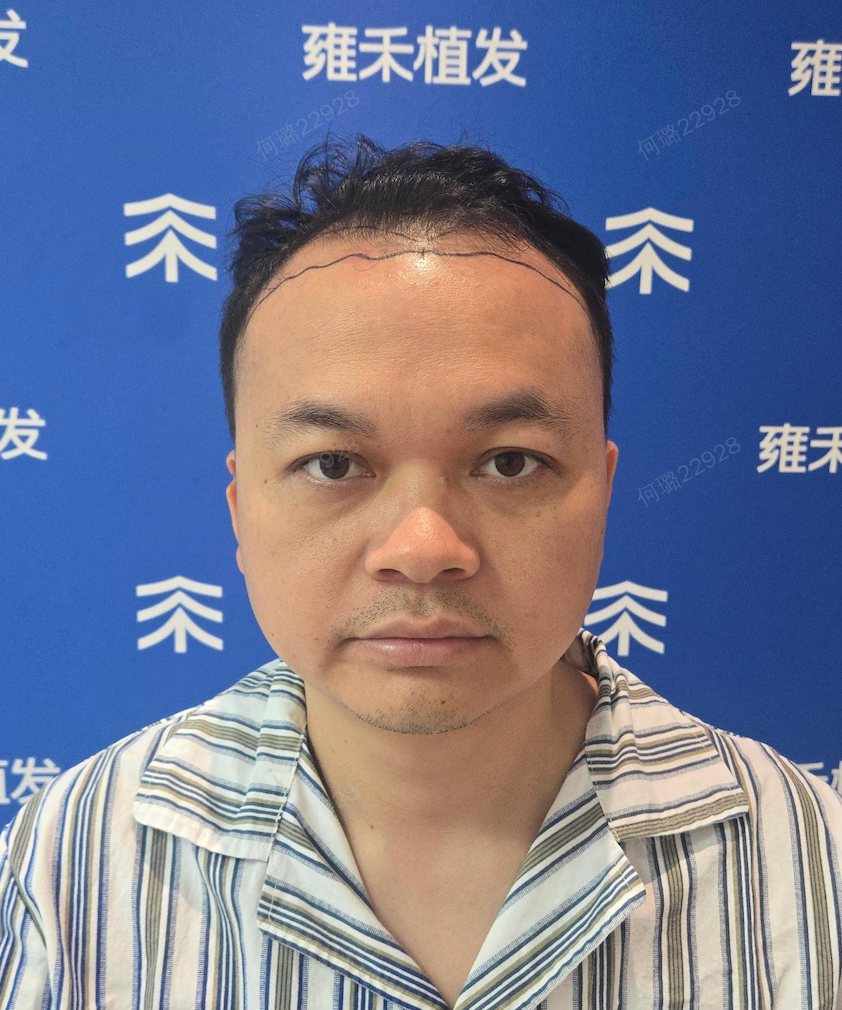
#> input picture test_image/input1.png, 842 x 1010 px, found by its file name
$ python analyze2.py
#> lines starting #> are read from the running program, lines starting #| are printed output that depends on the picture; after the words box and inside, x2 and y2 are one past the last pixel; in counts of white or black regions, pixels touching at a corner belong together
# -*- coding: utf-8 -*-
"""实验2：额头 ROI 内放大对比 + 黑帽响应上做动态规划单曲线提取"""
import cv2
import numpy as np

DIR = r"D:\headmark\test_image"
CASES = [("input1.png", "output1.png"), ("input3.JPG", "output3.png")]


def load_case(inp, out):
#> called with inp = 'input1.png', out = 'output1.png'
    img = cv2.imread(f"{DIR}\\{inp}")
#> img is the input picture: shape (1010, 842, 3); mean B, G, R 146.7, 121.9, 116.5
    gt = cv2.imread(f"{DIR}\\{out}")
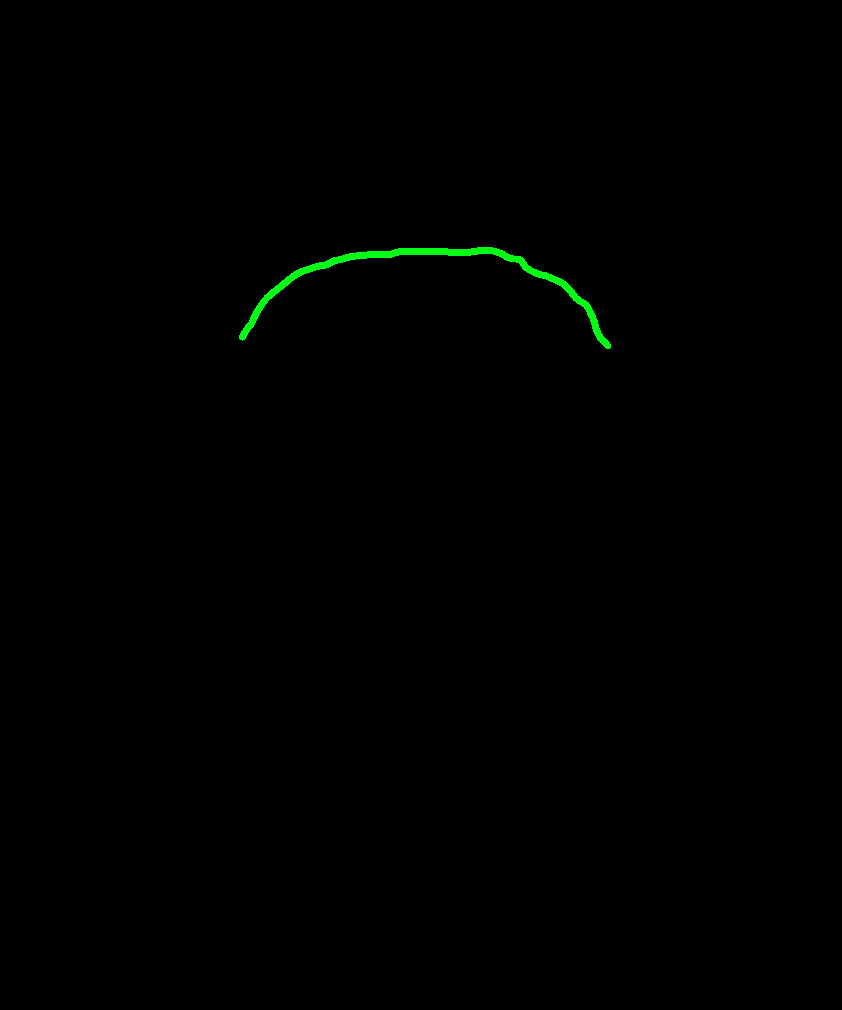
#> input picture test_image/output1.png, 842 x 1010 px, found by its file name
#> gt is the input picture: shape (1010, 842, 3); mean B, G, R 0.1, 0.9, 0
    if gt.shape[:2] != img.shape[:2]:
        gt = cv2.resize(gt, (img.shape[1], img.shape[0]), interpolation=cv2.INTER_NEAREST)
    b, g, r = cv2.split(gt.astype(np.int16))
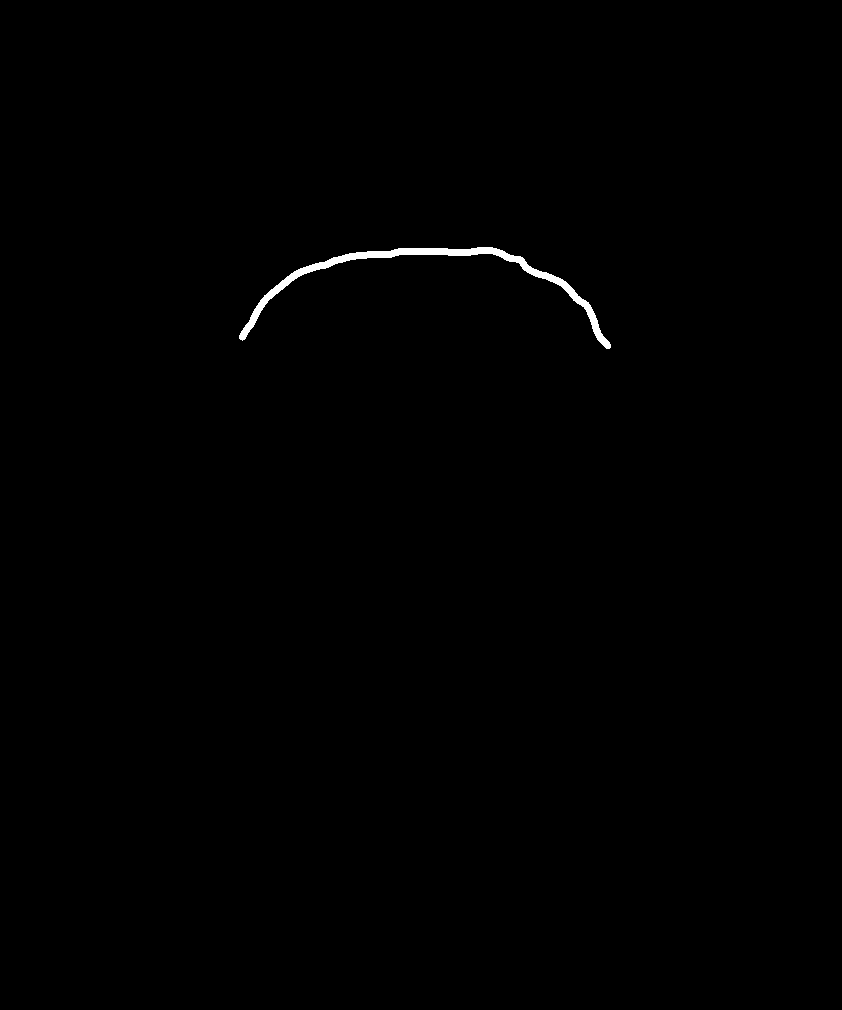
#> g: shape (1010, 842) int16; 0.37% white; 1 white region, box (x1, y1, x2, y2) and area: (239, 247, 611, 349) 3133
#> r: shape (1010, 842) int16; every value is 0
    gt_mask = ((g > 150) & (r < 120) & (b < 120)).astype(np.uint8) * 255
    return img, gt_mask


def forehead_roi(gt_mask, img_shape, pad_frac=0.35):
    """用 GT 包围盒外扩出额头 ROI（实际系统里由 step1-3 提供）"""
#> called with img_shape = (1010, 842, 3), pad_frac = 0.35
    ys, xs = np.where(gt_mask > 0)
#> ys = 3133 values from 247 to 348; xs = 3133 values, max 610 at index 3107, min 239 at index 2980, mean 427.1
    x0, x1, y0, y1 = xs.min(), xs.max(), ys.min(), ys.max()
#> x0 = 239; x1 = 610; y0 = 247; y1 = 348
    h, w = img_shape[:2]
    px = int((x1 - x0) * pad_frac)
#> px = 129
    py = int((y1 - y0) * 1.2 + 20)
#> py = 141
    return (max(0, x0 - px), max(0, y0 - py), min(w, x1 + px), min(h, y1 + py))


def blackhat_resp(img):
    gray = cv2.cvtColor(img, cv2.COLOR_BGR2GRAY)
    w = img.shape[1]
    k = max(15, int(w * 0.025) | 1)
    kernel = cv2.getStructuringElement(cv2.MORPH_ELLIPSE, (k, k))
    return cv2.morphologyEx(gray, cv2.MORPH_BLACKHAT, kernel)


def dp_trace(resp):
    """每列选一行，最大化累计响应，相邻列行号变化有平滑惩罚"""
    resp = resp.astype(np.float32)
    H, W = resp.shape
    smooth = 1.2  # 每偏移1像素的代价
    max_jump = 4
    cost = np.full((W, H), -1e9, dtype=np.float32)
    parent = np.zeros((W, H), dtype=np.int32)
    cost[0] = resp[:, 0]
    for x in range(1, W):
        best = np.full(H, -1e9, dtype=np.float32)
        arg = np.zeros(H, dtype=np.int32)
        for d in range(-max_jump, max_jump + 1):
            shifted = np.roll(cost[x - 1], d)
            if d > 0:
                shifted[:d] = -1e9
            elif d < 0:
                shifted[d:] = -1e9
            cand = shifted - smooth * abs(d)
            upd = cand > best
            best[upd] = cand[upd]
            arg[upd] = d
        cost[x] = best + resp[:, x]
        parent[x] = arg
    ys = np.zeros(W, dtype=np.int32)
    ys[-1] = int(np.argmax(cost[-1]))
    for x in range(W - 1, 0, -1):
        ys[x - 1] = ys[x] - parent[x][ys[x]]
    return ys


for inp, out in CASES:
    img, gt_mask = load_case(inp, out)
    x0, y0, x1, y1 = forehead_roi(gt_mask, img.shape)
#> x0 = 110; y0 = 106; x1 = 739; y1 = 489
    crop = img[y0:y1, x0:x1]
    gt_crop = gt_mask[y0:y1, x0:x1]
#> gt_crop: shape (383, 629); 1.3% white; 1 white region

    bh = blackhat_resp(img)[y0:y1, x0:x1]
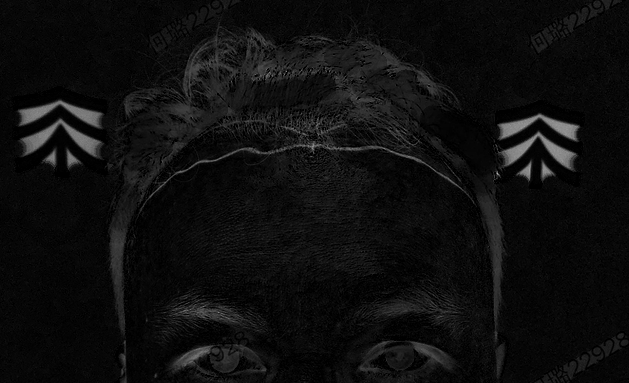
#> bh: shape (383, 629); min 0, max 177, mean 14.3
    # 限制 DP 搜索在 GT 横向范围内（实际系统中用发际线 landmark 横向范围）
    gxs = np.where(gt_crop.any(axis=0))[0]
#> gxs = 372 values from 129 to 500
    gx0, gx1 = gxs.min(), gxs.max()
#> gx0 = 129; gx1 = 500
    ys = dp_trace(bh[:, gx0:gx1 + 1])
#> after the loop in dp_trace, `for x in range(1, W):`:
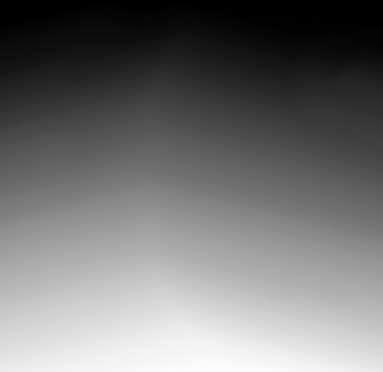
#> cost: shape (372, 383) float32; min 0, max 29309.2, mean 13254.2; drawn with min black and max white
#> after the loop in dp_trace, `for x in range(1, W):`:
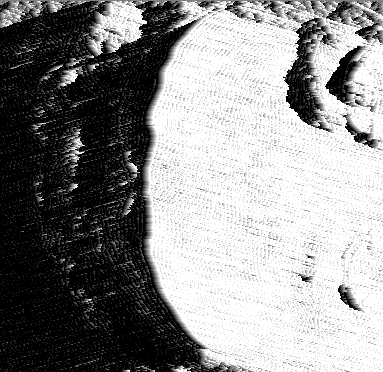
#> parent: shape (372, 383) int32; min -4, max 4, mean 0.438; drawn with min black and max white
#> after the loop in dp_trace, `for x in range(W - 1, 0, -1):`: ys = 372 values, max 204 at index 346, min 143 at index 195, mean 163.3

    # 评估：DP 曲线到 GT 中心线的平均距离
    gt_centers = {}
    for cx in range(gx0, gx1 + 1):
        rows = np.where(gt_crop[:, cx] > 0)[0]
        if len(rows):
            gt_centers[cx] = rows.mean()
#> this loop made 372 passes
#> rows on passes 1 to 3: [229, 230, 231, 232], [227, 228, 229, 230, 231, 232, 233], [225, 226, 227, 228, 229, 230, 231, 232, 233]
#> after the loop, gt_centers = 372 items
    dists = [abs(ys[cx - gx0] - gt_centers[cx]) for cx in gt_centers]
#> dists = 372 values, max 65 at index 368, min 0 at index 52, mean 5.69
    print(f"{inp}: DP曲线 vs GT 平均距离 {np.mean(dists):.1f}px, 中位数 {np.median(dists):.1f}px, 最大 {np.max(dists):.1f}px (ROI宽{gx1-gx0}px)")
#| input1.png: DP曲线 vs GT 平均距离 5.7px, 中位数 2.0px, 最大 65.0px (ROI宽371px)

    # 可视化：黑帽响应热力图 + GT绿 + DP红
    bh_vis = cv2.applyColorMap(cv2.normalize(bh, None, 0, 255, cv2.NORM_MINMAX).astype(np.uint8), cv2.COLORMAP_JET)
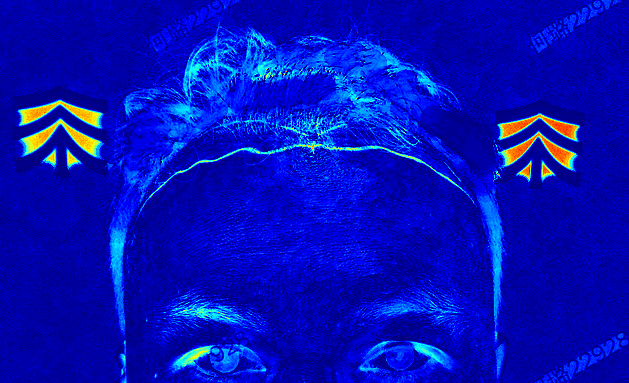
#> bh_vis: shape (383, 629, 3); mean B, G, R 184.8, 15.8, 3.9
    over = crop.copy()
    cnts, _ = cv2.findContours(gt_crop, cv2.RETR_EXTERNAL, cv2.CHAIN_APPROX_SIMPLE)
#> cnts = 1 contour; box (x1, y1, x2, y2) and area: (129, 141, 501, 243) 2720
    for vis_img in (bh_vis, over):
        cv2.drawContours(vis_img, cnts, -1, (0, 255, 0), 2)
        pts = np.array([[cx + gx0, ys[cx]] for cx in range(0, gx1 - gx0 + 1)])
        cv2.polylines(vis_img, [pts], False, (0, 0, 255), 2)
#> this loop made 2 passes
    grid = np.vstack([over, bh_vis])
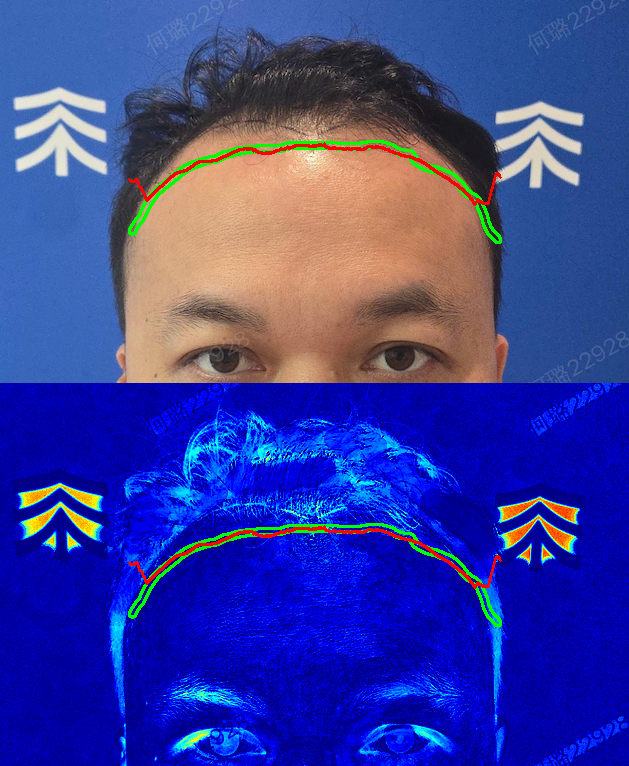
#> grid: shape (766, 629, 3); mean B, G, R 155, 61.2, 55.1
    scale = min(1.0, 800 / grid.shape[1])
#> scale = 1
    grid = cv2.resize(grid, None, fx=scale, fy=scale)
    out_path = f"{DIR}\\dp_{inp.split('.')[0]}.jpg"
    cv2.imwrite(out_path, grid)
    print(f"  saved {out_path}")
#> pass 2 of the loop `for inp, out in CASES:`:
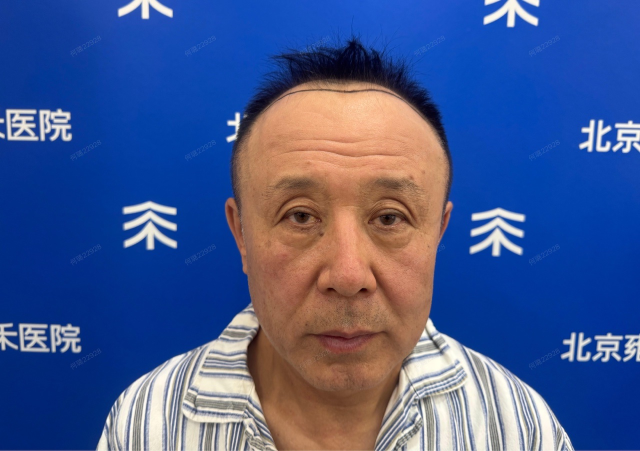
#> input picture test_image/input3.JPG, 1280 x 902 px, found by its file name (shown at 1/2 size)
#> in load_case, img is the input picture: shape (902, 1280, 3); mean B, G, R 143.4, 89.1, 69.2
#> b: shape (902, 1280) int16
#> in load_case (call 2), `b, g, r = cv2.split(gt.astype(np.int16))`:
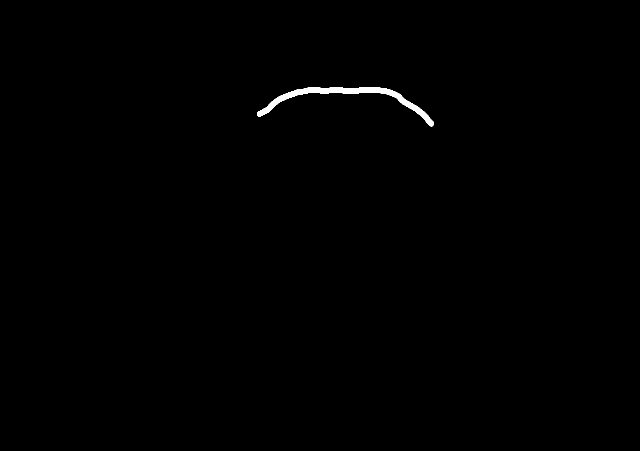
#> g: shape (902, 1280) int16 (shown at 1/2 size); 0.37% white; 1 white region, box (x1, y1, x2, y2) and area: (514, 174, 868, 253) 4259
#> r: shape (902, 1280) int16; every value is 0
#> `x0, y0, x1, y1 = forehead_roi(gt_mask, img.shape)`: x0 = 391; y0 = 61; x1 = 990; y1 = 365
#> crop: shape (304, 599, 3)
#> gt_crop: shape (304, 599); 2.3% white; 1 white region, box (x1, y1, x2, y2) and area: (123, 113, 477, 192) 4259
#> gray: shape (902, 1280)
#> kernel: shape (33, 33); values 0 (black) and 1 (white), 76.5% white; 4 black regions
#> bh: shape (304, 599)
#> gxs = 354 values from 123 to 476
#> gx0 = 123; gx1 = 476
#> resp: shape (304, 354) float32
#> `ys = dp_trace(bh[:, gx0:gx1 + 1])`: ys = 354 values, max 164 at index 347, min 118 at index 110, mean 127.7
#> the loop `for cx in range(gx0, gx1 + 1):` made 354 passes
#> rows on passes 1 to 3: [164, 165, 166, 167, 168, 169], [163, 164, 165, 166, 167, 168, 169, 170], [162, 163, 164, 165, 166, 167, 168, 169, 170, 171]
#> after the loop `for cx in range(gx0, gx1 + 1):`: gt_centers = 354 items
#> dists = 354 values, max 27 at index 344, min 0 at index 43, mean 6.5
#| input3.JPG: DP曲线 vs GT 平均距离 6.5px, 中位数 2.0px, 最大 27.0px (ROI宽353px)
#> bh_vis: shape (304, 599, 3)
#> cnts = 1 contour; box (x1, y1, x2, y2) and area: (123, 113, 477, 192) 3896
#> the loop `for vis_img in (bh_vis, over):` made 2 passes
#> `grid = np.vstack([over, bh_vis])`:
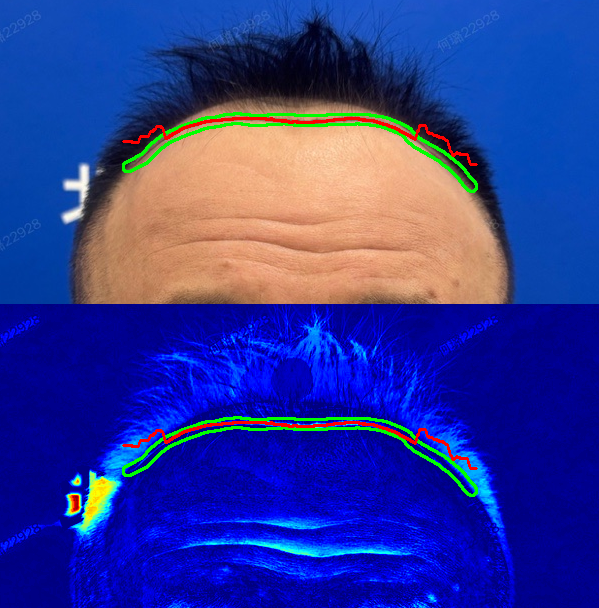
#> grid: shape (608, 599, 3); mean B, G, R 151.6, 55.9, 47.2
